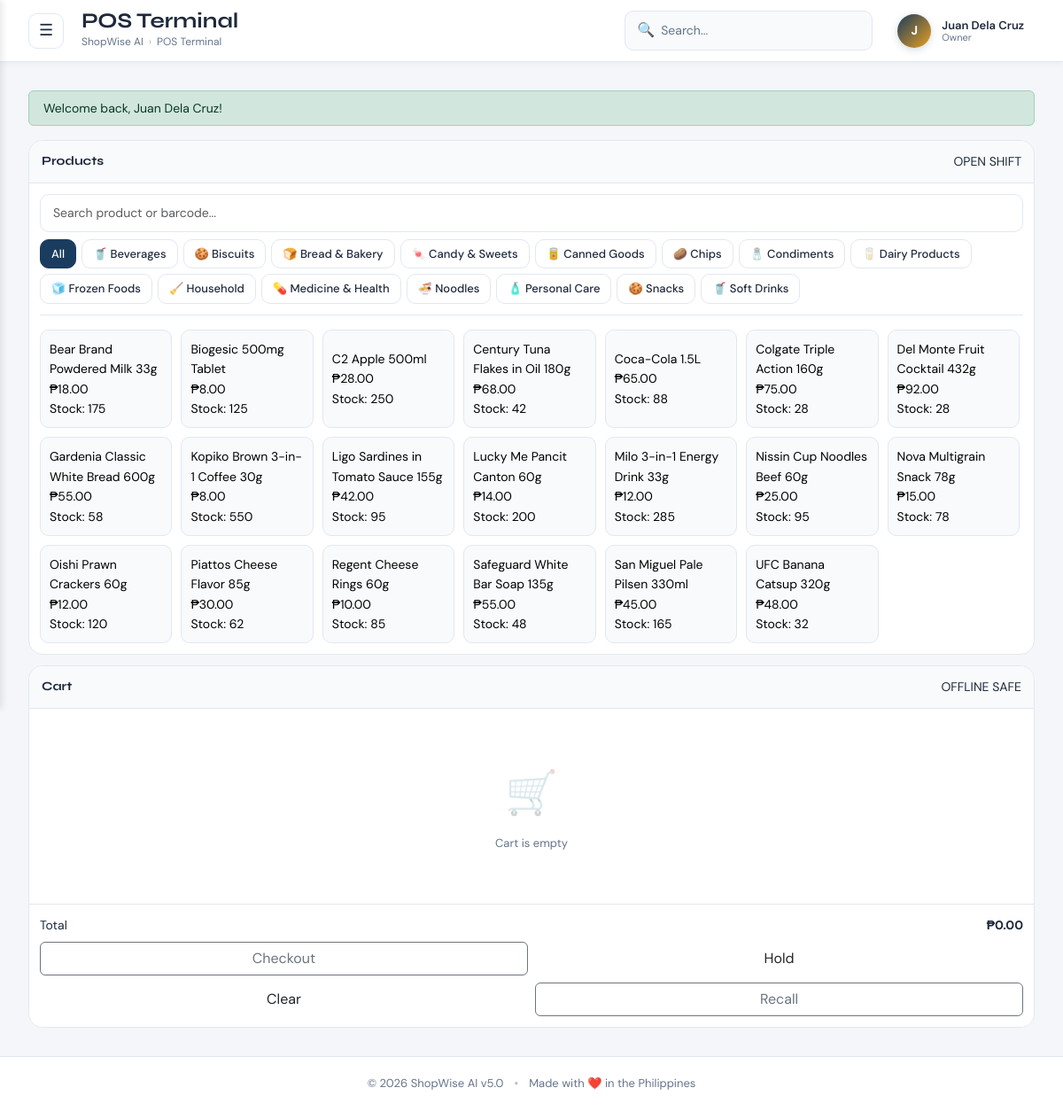
Page /pos/terminal (signed in) on the committed database.
### tables this page shows
CREATE TABLE categories (
    category_id INT UNSIGNED AUTO_INCREMENT PRIMARY KEY,
    parent_id INT UNSIGNED NULL,
    category_name VARCHAR(60) NOT NULL,
    icon VARCHAR(20) NULL COMMENT 'Emoji icon',
    sort_order SMALLINT UNSIGNED DEFAULT 0,
    status ENUM('active','inactive') DEFAULT 'active',
    created_at DATETIME DEFAULT CURRENT_TIMESTAMP,
    FOREIGN KEY (parent_id) REFERENCES categories(category_id) ON DELETE SET NULL,
    INDEX idx_parent (parent_id),
    INDEX idx_status (status)
);

CREATE TABLE products (
    product_id INT UNSIGNED AUTO_INCREMENT PRIMARY KEY,
    branch_id INT UNSIGNED DEFAULT 1,
    product_code VARCHAR(30) NOT NULL UNIQUE,
    product_name VARCHAR(150) NOT NULL,
    product_alias VARCHAR(150) NULL COMMENT 'Search alias',
    category_id INT UNSIGNED NOT NULL,
    brand_id INT UNSIGNED NULL,
    primary_supplier_id INT UNSIGNED NULL,
    secondary_supplier_id INT UNSIGNED NULL,
    unit_of_measure VARCHAR(20) DEFAULT 'pc',
    storage_condition ENUM('dry','chilled','frozen') DEFAULT 'dry',
    description TEXT NULL,
    is_vatable TINYINT(1) DEFAULT 1,
    
    cost_price DECIMAL(12,2) NOT NULL DEFAULT 0.00,
    avg_cost_price DECIMAL(12,2) NOT NULL DEFAULT 0.00,
    selling_price DECIMAL(12,2) NOT NULL DEFAULT 0.00,
    wholesale_price DECIMAL(12,2) DEFAULT 0.00,
    min_selling_price DECIMAL(12,2) DEFAULT 0.00,
    promo_price DECIMAL(12,2) NULL,
    promo_start DATETIME NULL,
    promo_end DATETIME NULL,
    
    markup_pct DECIMAL(5,2) GENERATED ALWAYS AS (
        ROUND(((selling_price-cost_price)/NULLIF(cost_price,0))*100,2)
    ) STORED,
    margin_pct DECIMAL(5,2) GENERATED ALWAYS AS (
        ROUND(((selling_price-cost_price)/NULLIF(selling_price,0))*100,2)
    ) STORED,
    
    minimum_stock INT UNSIGNED DEFAULT 10,
    reorder_point INT UNSIGNED DEFAULT 20,
    reorder_qty INT UNSIGNED DEFAULT 50,
    maximum_stock INT UNSIGNED DEFAULT 500,
    current_stock INT UNSIGNED DEFAULT 0,
    
    image_path VARCHAR(255) NULL,
    status ENUM('active','inactive','discontinued','seasonal') DEFAULT 'active',
    
    created_by INT UNSIGNED NULL,
    created_at DATETIME DEFAULT CURRENT_TIMESTAMP,
    updated_at DATETIME DEFAULT CURRENT_TIMESTAMP ON UPDATE CURRENT_TIMESTAMP,
    
    FOREIGN KEY (category_id) REFERENCES categories(category_id) ON DELETE RESTRICT,
    FOREIGN KEY (brand_id) REFERENCES brands(brand_id) ON DELETE SET NULL,
    FOREIGN KEY (primary_supplier_id) REFERENCES suppliers(supplier_id) ON DELETE SET NULL,
    FOREIGN KEY (secondary_supplier_id) REFERENCES suppliers(supplier_id) ON DELETE SET NULL,
    FOREIGN KEY (branch_id) REFERENCES branches(branch_id) ON DELETE CASCADE,
    
    INDEX idx_code (product_code),
    INDEX idx_name (product_name),
    INDEX idx_category (category_id),
    INDEX idx_brand (brand_id),
    INDEX idx_status (status),
    INDEX idx_current_stock (current_stock)
);

### core/Controller.php (called while the page is built, shortened)
<?php
class Controller
{
    protected array $data = [];
    protected function render(string $view, array $data = [], string $layout = null): void
    {
        $this->data = array_merge($this->data, $data);
        extract($this->data);
        $viewFile = VIEWS_PATH . $view . '.php';
        include $viewFile;
    }
    protected function getFlash(): ?array
    {
        if (isset($_SESSION['flash'])) {
            $flash = $_SESSION['flash'];
            return $flash;
        }
        return null;
    }
}

### controllers/POSController.php (called while the page is built, shortened)
<?php
class POSController extends Controller
{
    public function terminal(): void
    {
        $db = Database::getInstance();
        $stmt = $db->query(
            "SELECT p.product_id, p.product_name, p.product_code, p.selling_price,
                    p.current_stock, p.category_id, c.category_name
             FROM products p
             LEFT JOIN categories c ON c.category_id = p.category_id
             WHERE p.status = 'active' AND p.current_stock > 0
             ORDER BY p.product_name ASC
             LIMIT 120"
        );
        $categoriesStmt = $db->query(
            "SELECT category_id, category_name, icon
             FROM categories
             WHERE status = 'active'
             ORDER BY category_name ASC"
        );
        $this->render('pos/terminal', [
            'flash' => $this->getFlash(),
            'products' => $stmt->fetchAll(),
            'categories' => $categoriesStmt->fetchAll(),
            'csrf' => Auth::csrfGenerate(),
        ]);
    }
}

### index.php (called while the page is built, shortened)
<?php
require_once CONFIG_PATH . 'app.php';
require_once HELPER_PATH . 'security.php';
$router = new Router();
$router->dispatch();

### helpers/security.php (called while the page is built, shortened)
<?php
function e($value): string
{
    return htmlspecialchars((string) $value, ENT_QUOTES, 'UTF-8');
}

### views/pos/terminal.php (the view, shortened to what this page needs)
<?php if (!empty($flash)): ?>
    <div class="alert alert-<?= e($flash['type'] === 'danger' ? 'danger' : 'success') ?> py-2 mb-3">
        <?= e($flash['message']) ?>
    </div>
<?php endif; ?>
<link rel="stylesheet" href="<?= e(ASSET_URL) ?>/css/pos.css">
<div class="pos-terminal pos-body">
    <div class="pos-grid">
        <section class="pos-panel">
            <div class="pos-panel-header">
                <h6 class="pos-panel-title mb-0">Products</h6>
                <span class="chip open-shift">OPEN SHIFT</span>
            </div>
            <div class="pos-panel-body">
                <div class="mb-2 pos-product-search">
                    <input type="text" id="posSearch" class="form-control" placeholder="Search product or barcode...">
                </div>
                <div class="mb-3 pos-category-filters">
                    <button class="btn btn-sm category-filter-btn active" data-category="all">
                        All
                    </button>
                    <?php foreach (($categories ?? []) as $category): ?>
                        <button
                            class="btn btn-sm category-filter-btn"
                            data-category="<?= e((string)$category['category_id']) ?>"
                            data-category-name="<?= e((string)$category['category_name']) ?>"
                        >
                            <?php if (!empty($category['icon'])): ?>
                                <?= e($category['icon']) ?>
                            <?php endif; ?>
                            <?= e((string)$category['category_name']) ?>
                        </button>
                    <?php endforeach; ?>
                </div>
                <div class="product-grid">
                    <?php foreach (($products ?? []) as $product): ?>
                        <button
                            type="button"
                            class="product-item text-start"
                            data-product-id="<?= e((string)$product['product_id']) ?>"
                            data-product-name="<?= e((string)$product['product_name']) ?>"
                            data-product-price="<?= e((string)$product['selling_price']) ?>"
                            data-product-stock="<?= e((string)$product['current_stock']) ?>"
                            data-product-category="<?= e((string)($product['category_id'] ?? '0')) ?>"
                            data-product-emoji="📦"
                        >
                            <div class="product-name"><?= e((string)$product['product_name']) ?></div>
                            <div class="product-price">₱<?= e(number_format((float)$product['selling_price'], 2)) ?></div>
                            <div class="product-stock">Stock: <?= e((string)$product['current_stock']) ?></div>
                        </button>
                    <?php endforeach; ?>
                </div>
            </div>
        </section>
        <section class="pos-panel cart-layout">
            <div class="pos-panel-header">
                <h6 class="pos-panel-title mb-0">Cart</h6>
                <span class="chip offline">OFFLINE SAFE</span>
            </div>
            <div class="cart-items" id="cartItems"></div>
            <div class="cart-summary">
                <div class="summary-row total">
                    <span>Total</span>
                    <strong id="grandTotal">₱0.00</strong>
                </div>
                <div class="checkout-actions">
                    <button type="button" id="checkoutBtn" class="btn btn-checkout">Checkout</button>
                    <button type="button" id="holdBtn" class="btn btn-hold">Hold</button>
                    <button type="button" class="btn btn-clear-cart" id="clearCartBtn">Clear</button>
                    <button type="button" id="recallBtn" class="btn btn-outline-secondary">Recall</button>
                </div>
            </div>
        </section>
    </div>
</div>

### core/Router.php (shortened to what this page needs)
<?php
class Router
{
    private static array $routes = [];
    private static string $basePath = '/ShopWise_ai';
    public static function get(string $pattern, string $controller, string $method): void
    {
        self::$routes[] = [
            'method' => 'GET',
            'pattern' => $pattern,
            'controller' => $controller,
            'action' => $method
        ];
    }
    public static function post(string $pattern, string $controller, string $method): void
    {
        self::$routes[] = [
            'method' => 'POST',
            'pattern' => $pattern,
            'controller' => $controller,
            'action' => $method
        ];
    }
    public static function dispatch(): void
    {
        $requestMethod = $_SERVER['REQUEST_METHOD'];
        $requestUri = $_SERVER['REQUEST_URI'];
        $requestUri = strtok($requestUri, '?');
        $requestUri = str_replace(self::$basePath, '', $requestUri);
        foreach (self::$routes as $route) {
            if ($route['method'] !== $requestMethod) {
                continue;
            }
            $pattern = self::convertPatternToRegex($route['pattern']);
            if (preg_match($pattern, $requestUri, $matches)) {
                $params = array_filter($matches, 'is_string', ARRAY_FILTER_USE_KEY);
                $actionName = $route['action'];
                $controller = new $controllerName();
                call_user_func_array([$controller, $actionName], $params);
                return;
            }
        }
    }
    private static function convertPatternToRegex(string $pattern): string
    {
        $pattern = str_replace('/', '\/', $pattern);
        $pattern = preg_replace('/:([\w]+)/', '(?P<$1>[^\/]+)', $pattern);
        return '/^' . $pattern . '$/';
    }
}

### rows in the picture
categories: icon "🥤", category_name "Beverages"
categories: icon "🍪", category_name "Biscuits"
categories: icon "🍞", category_name "Bread & Bakery"
categories: icon "🍬", category_name "Candy & Sweets"
categories: icon "🥫", category_name "Canned Goods"
categories: icon "🥔", category_name "Chips"
categories: icon "🧂", category_name "Condiments"
categories: icon "🥛", category_name "Dairy Products"
categories: icon "🧊", category_name "Frozen Foods"
categories: icon "🧹", category_name "Household"
categories: icon "💊", category_name "Medicine & Health"
categories: icon "🍜", category_name "Noodles"
categories: icon "🧴", category_name "Personal Care"
categories: icon "🍪", category_name "Snacks"
categories: icon "🥤", category_name "Soft Drinks"
products: product_name "Bear Brand Powdered Milk 33g", selling_price "18.00", current_stock "175"
products: product_name "Biogesic 500mg Tablet", selling_price "8.00", current_stock "125"
products: product_name "C2 Apple 500ml", selling_price "28.00", current_stock "250"
products: product_name "Century Tuna Flakes in Oil 180g", selling_price "68.00", current_stock "42"
products: product_name "Coca-Cola 1.5L", selling_price "65.00", current_stock "88"
products: product_name "Colgate Triple Action 160g", selling_price "75.00", current_stock "28"
products: product_name "Del Monte Fruit Cocktail 432g", selling_price "92.00", current_stock "28"
products: product_name "Gardenia Classic White Bread 600g", selling_price "55.00", current_stock "58"
products: product_name "Kopiko Brown 3-in-1 Coffee 30g", selling_price "8.00", current_stock "550"
products: product_name "Ligo Sardines in Tomato Sauce 155g", selling_price "42.00", current_stock "95"
products: product_name "Lucky Me Pancit Canton 60g", selling_price "14.00", current_stock "200"
products: product_name "Milo 3-in-1 Energy Drink 33g", selling_price "12.00", current_stock "285"
products: product_name "Nissin Cup Noodles Beef 60g", selling_price "25.00", current_stock "95"
products: product_name "Nova Multigrain Snack 78g", selling_price "15.00", current_stock "78"
products: product_name "Oishi Prawn Crackers 60g", selling_price "12.00", current_stock "120"
products: product_name "Piattos Cheese Flavor 85g", selling_price "30.00", current_stock "62"
products: product_name "Regent Cheese Rings 60g", selling_price "10.00", current_stock "85"
products: product_name "Safeguard White Bar Soap 135g", selling_price "55.00", current_stock "48"
products: product_name "San Miguel Pale Pilsen 330ml", selling_price "45.00", current_stock "165"
products: product_name "UFC Banana Catsup 320g", selling_price "48.00", current_stock "32"
